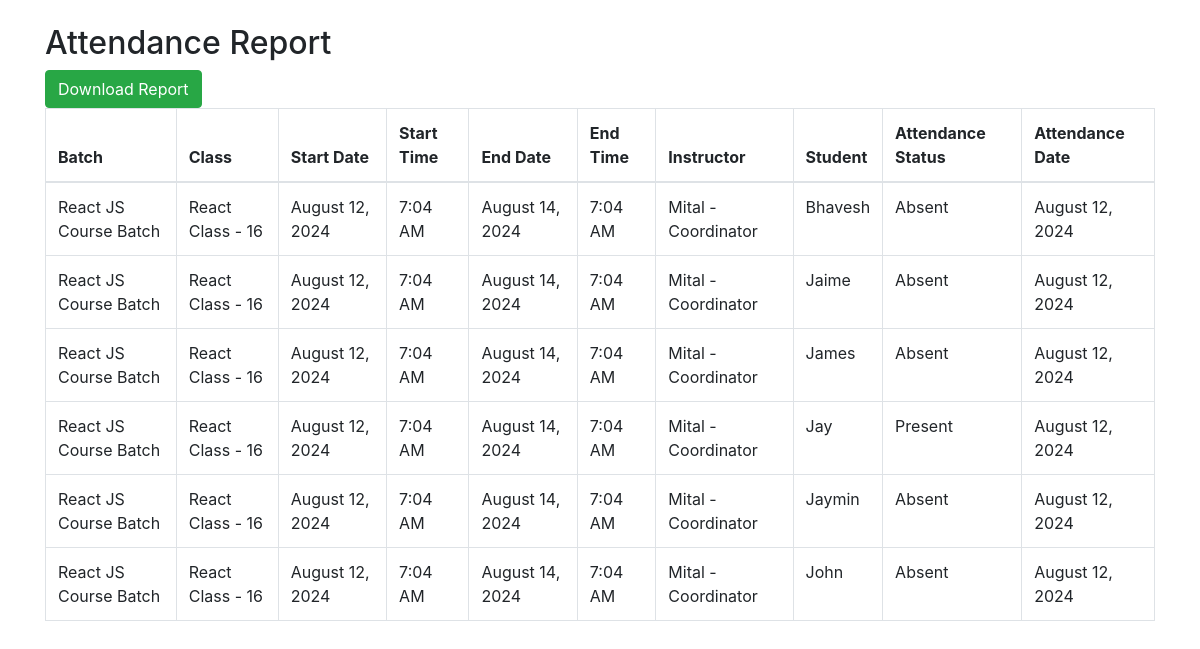
Screenshot of /generate_report2.php?class_id=25 (signed in) with the database file from the repository.
### tables this page shows
CREATE TABLE `attendance` (
  `id` int(11) NOT NULL,
  `class_id` int(11) NOT NULL,
  `student_id` int(11) NOT NULL,
  `status` tinyint(1) NOT NULL,
  `date` date NOT NULL,
  `created_at` timestamp NOT NULL DEFAULT current_timestamp(),
  `updated_at` timestamp NOT NULL DEFAULT current_timestamp() ON UPDATE current_timestamp(),
  `instructor_id` int(11) DEFAULT NULL,
  `assignment_id` int(11) DEFAULT NULL,
  `coordinator_id` int(11) DEFAULT NULL
);

CREATE TABLE `batches` (
  `id` int(11) NOT NULL,
  `course_name` varchar(255) NOT NULL,
  `start_date` date NOT NULL,
  `end_date` date NOT NULL,
  `capacity` int(11) NOT NULL,
  `created_at` timestamp NOT NULL DEFAULT current_timestamp(),
  `updated_at` timestamp NOT NULL DEFAULT current_timestamp() ON UPDATE current_timestamp()
);

CREATE TABLE `classes` (
  `id` int(11) NOT NULL,
  `batch_id` int(11) NOT NULL,
  `class_name` varchar(255) NOT NULL,
  `start_time` datetime NOT NULL,
  `end_time` datetime NOT NULL,
  `created_at` timestamp NOT NULL DEFAULT current_timestamp(),
  `updated_at` timestamp NOT NULL DEFAULT current_timestamp() ON UPDATE current_timestamp()
);

CREATE TABLE `class_assignments` (
  `id` int(11) NOT NULL,
  `class_id` int(11) NOT NULL,
  `instructor_id` int(11) DEFAULT NULL,
  `resource_id` int(11) DEFAULT NULL,
  `coordinator_id` int(11) DEFAULT NULL,
  `assigned_at` timestamp NOT NULL DEFAULT current_timestamp(),
  `start_time` datetime NOT NULL,
  `end_time` datetime NOT NULL
);

CREATE TABLE `users` (
  `id` int(11) NOT NULL,
  `name` varchar(255) NOT NULL,
  `email` varchar(255) NOT NULL,
  `password` varchar(255) NOT NULL,
  `role` enum('admin','instructor','coordinator') NOT NULL,
  `created_at` timestamp NOT NULL DEFAULT current_timestamp(),
  `updated_at` timestamp NOT NULL DEFAULT current_timestamp() ON UPDATE current_timestamp()
);

CREATE TABLE `students` (
  `id` int(11) NOT NULL,
  `name` varchar(255) NOT NULL
);

### generate_report2.php (the view, shortened to what this page needs)
<?php
include('config.php');
$class_id = isset($_GET['class_id']) ? intval($_GET['class_id']) : 0;
$start_date = isset($_GET['start_date']) ? $_GET['start_date'] : date('Y-m-01');
$end_date = isset($_GET['end_date']) ? $_GET['end_date'] : date('Y-m-t');
$query = "
    SELECT
        b.course_name,
        c.class_name,
        ca.start_time,
        ca.end_time,
        u.name AS coordinator_name,
        a.status AS attendance_status,
        s.name AS student_name,
        a.date AS attendance_date
    FROM
        attendance a
    JOIN
        class_assignments ca ON a.assignment_id = ca.id
    JOIN
        classes c ON ca.class_id = c.id
    JOIN
        users u ON ca.coordinator_id = u.id
    JOIN
        students s ON a.student_id = s.id
    JOIN
        batches b ON c.batch_id = b.id
    WHERE
        a.assignment_id = ?
        AND a.date BETWEEN ? AND ?
    ORDER BY
        b.course_name, c.class_name, ca.start_time, a.date, s.name;
";
$stmt = $conn->prepare($query);
$stmt->bind_param("iss", $class_id, $start_date, $end_date);
$stmt->execute();
$result = $stmt->get_result();
$data = $result->fetch_all(MYSQLI_ASSOC);
?>
<!DOCTYPE html>
<html lang="en">
<head>
    <link rel="stylesheet" href="https://stackpath.bootstrapcdn.com/bootstrap/4.3.1/css/bootstrap.min.css">
</head>
<body>
    <div class="container mt-4">
        <h2>Attendance Report</h2>
        <form method="post" action="download_report2.php">
            <button type="submit" class="btn btn-success">Download Report</button>
        </form>
        <?php if (count($data) > 0): ?>
            <table class="table table-bordered">
                <thead>
                    <tr>
                        <th>Batch</th>
                        <th>Class</th>
                        <th>Start Date</th>
                        <th>Start Time</th>
                        <th>End Date</th>
                        <th>End Time</th>
                        <th>Instructor</th>
                        <th>Student</th>
                        <th>Attendance Status</th>
                        <th>Attendance Date</th>
                    </tr>
                </thead>
                <tbody>
                    <?php foreach ($data as $row): ?>
                    <tr>
                        <td><?php echo htmlspecialchars($row['course_name']); ?></td>
                        <td><?php echo htmlspecialchars($row['class_name']); ?></td>
                        <td><?php echo htmlspecialchars(date('F j, Y', strtotime($row['start_time']))); ?></td>
                        <td><?php echo htmlspecialchars(date('g:i A', strtotime($row['start_time']))); ?></td>
                        <td><?php echo htmlspecialchars(date('F j, Y', strtotime($row['end_time']))); ?></td>
                        <td><?php echo htmlspecialchars(date('g:i A', strtotime($row['end_time']))); ?></td>
                        <td><?php echo htmlspecialchars($row['coordinator_name']); ?></td>
                        <td><?php echo htmlspecialchars($row['student_name']); ?></td>
                        <td><?php echo $row['attendance_status'] ? 'Present' : 'Absent'; ?></td>
                        <td><?php echo htmlspecialchars(date('F j, Y', strtotime($row['attendance_date']))); ?></td>
                    </tr>
                    <?php endforeach; ?>
                </tbody>
            </table>
        <?php else: ?>
            <p>No data available for the selected period.</p>
        <?php endif; ?>
    </div>
</body>
</html>

### rows the page displays
attendance: batches.course_name "React JS Course Batch", class.class_name "React Class - 16", assignment.start_time "August 12, 2024", assignment.start_time "7:04 AM", assignment.end_time "August 14, 2024", assignment.end_time "7:04 AM", users.name "Mital - Coordinator", student.name "Bhavesh", status "Absent", date "August 12, 2024"
attendance: batches.course_name "React JS Course Batch", class.class_name "React Class - 16", assignment.start_time "August 12, 2024", assignment.start_time "7:04 AM", assignment.end_time "August 14, 2024", assignment.end_time "7:04 AM", users.name "Mital - Coordinator", student.name "Jaime", status "Absent", date "August 12, 2024"
attendance: batches.course_name "React JS Course Batch", class.class_name "React Class - 16", assignment.start_time "August 12, 2024", assignment.start_time "7:04 AM", assignment.end_time "August 14, 2024", assignment.end_time "7:04 AM", users.name "Mital - Coordinator", student.name "James", status "Absent", date "August 12, 2024"
attendance: batches.course_name "React JS Course Batch", class.class_name "React Class - 16", assignment.start_time "August 12, 2024", assignment.start_time "7:04 AM", assignment.end_time "August 14, 2024", assignment.end_time "7:04 AM", users.name "Mital - Coordinator", student.name "Jay", status "Present", date "August 12, 2024"
attendance: batches.course_name "React JS Course Batch", class.class_name "React Class - 16", assignment.start_time "August 12, 2024", assignment.start_time "7:04 AM", assignment.end_time "August 14, 2024", assignment.end_time "7:04 AM", users.name "Mital - Coordinator", student.name "Jaymin", status "Absent", date "August 12, 2024"
attendance: batches.course_name "React JS Course Batch", class.class_name "React Class - 16", assignment.start_time "August 12, 2024", assignment.start_time "7:04 AM", assignment.end_time "August 14, 2024", assignment.end_time "7:04 AM", users.name "Mital - Coordinator", student.name "John", status "Absent", date "August 12, 2024"
